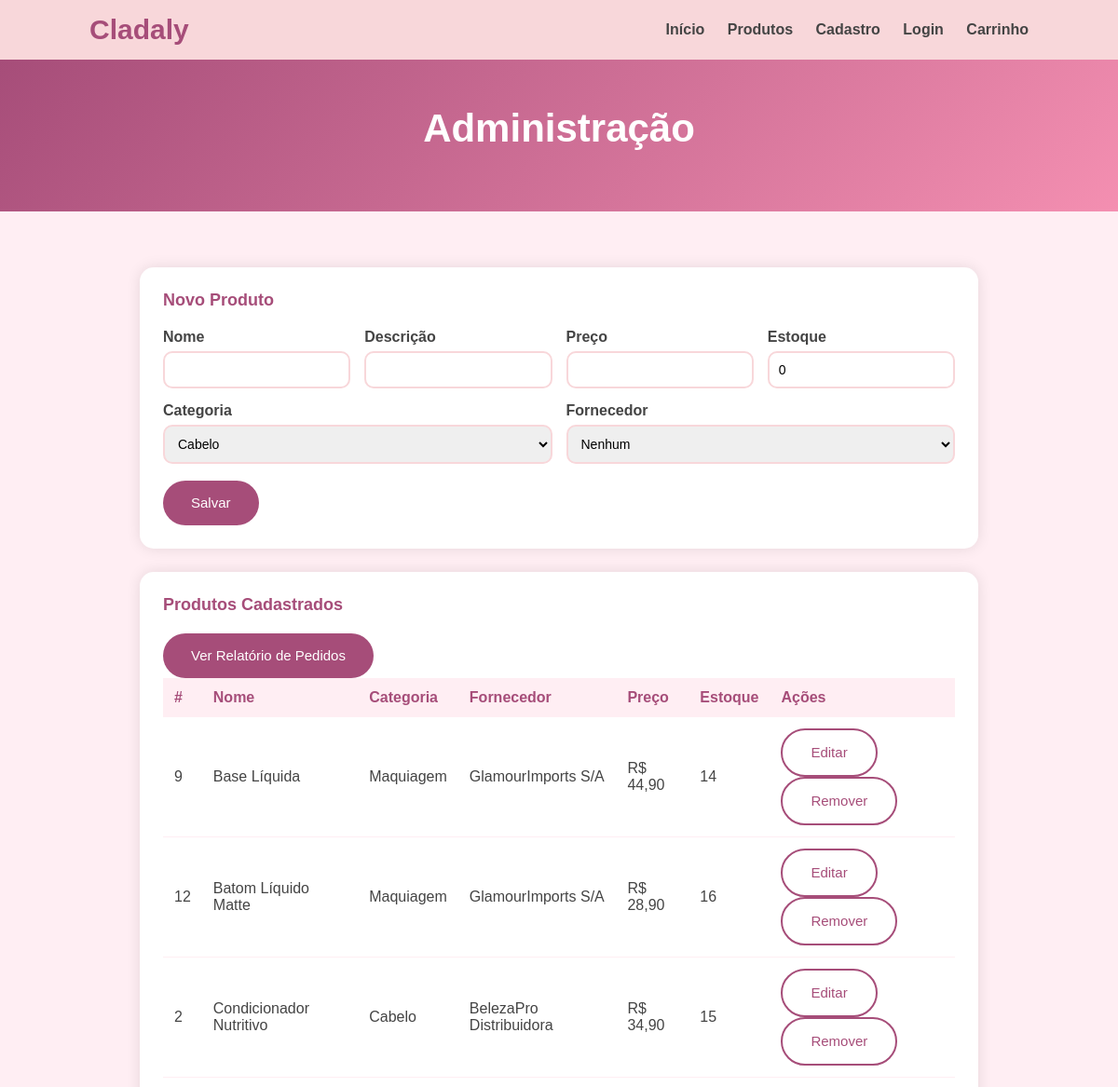
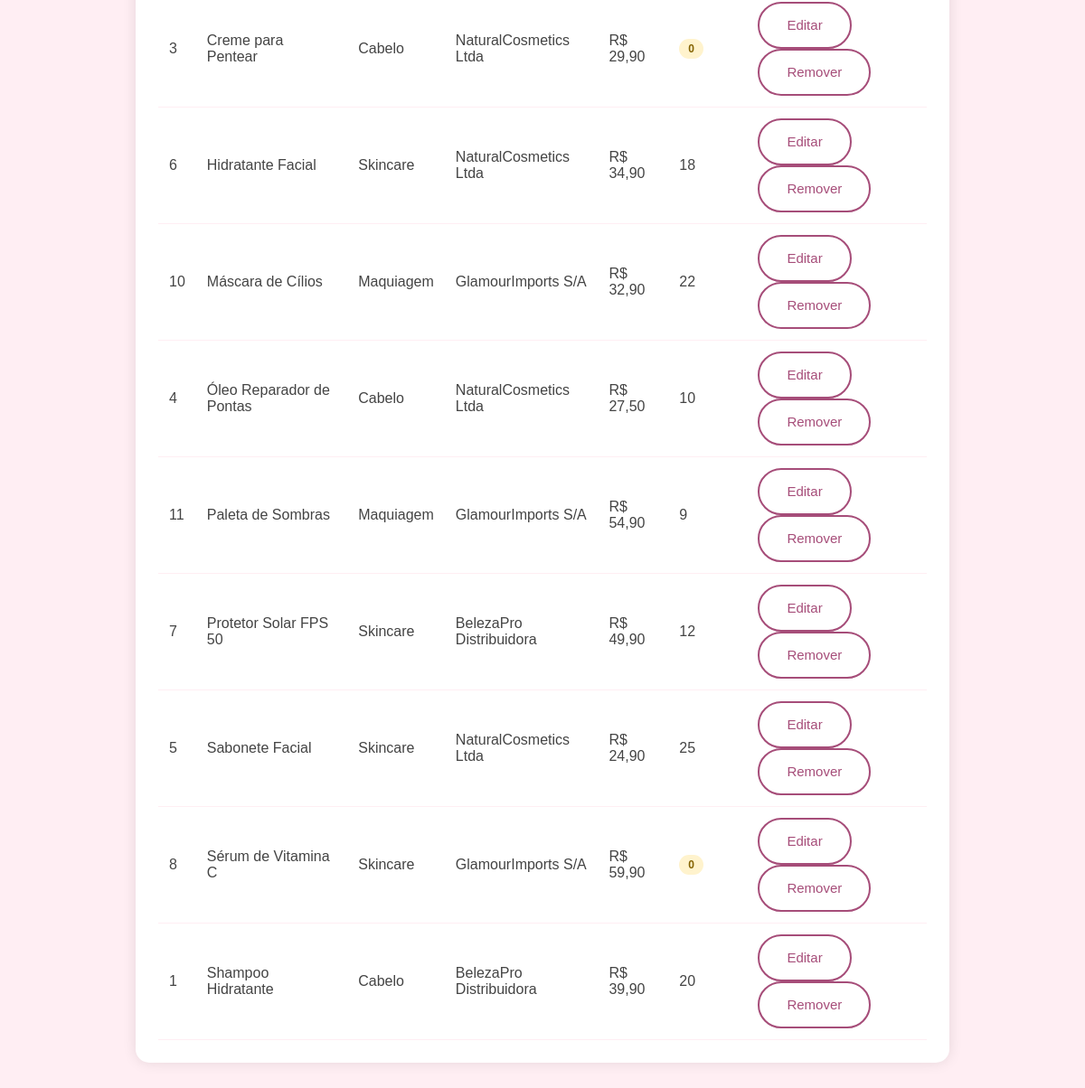
The app's page /admin.php with its own data (2 pictures, top to bottom).
### tables this page shows
CREATE TABLE IF NOT EXISTS produtos (
    id            INT AUTO_INCREMENT PRIMARY KEY,
    nome          VARCHAR(100) NOT NULL,
    descricao     VARCHAR(255) NOT NULL,
    categoria_id  INT NOT NULL,
    fornecedor_id INT,
    preco         DECIMAL(10,2) NOT NULL,
    CONSTRAINT fk_cat  FOREIGN KEY (categoria_id)  REFERENCES categorias(id)   ON DELETE RESTRICT,
    CONSTRAINT fk_forn FOREIGN KEY (fornecedor_id) REFERENCES fornecedores(id) ON DELETE SET NULL
) DEFAULT CHARSET=utf8mb4;

CREATE TABLE IF NOT EXISTS categorias (
    id   INT AUTO_INCREMENT PRIMARY KEY,
    nome VARCHAR(50) NOT NULL UNIQUE,     
    slug VARCHAR(50) NOT NULL UNIQUE     
) DEFAULT CHARSET=utf8mb4;

CREATE TABLE IF NOT EXISTS fornecedores (
    id      INT AUTO_INCREMENT PRIMARY KEY,
    nome    VARCHAR(100) NOT NULL,
    cnpj    VARCHAR(18)  NOT NULL UNIQUE,
    email   VARCHAR(100),
    telefone VARCHAR(20),
    contato VARCHAR(100)               
) DEFAULT CHARSET=utf8mb4;

CREATE TABLE IF NOT EXISTS estoque (
    id          INT AUTO_INCREMENT PRIMARY KEY,
    produto_id  INT NOT NULL UNIQUE,
    quantidade  INT NOT NULL DEFAULT 0,
    minimo      INT NOT NULL DEFAULT 5,   
    atualizado  TIMESTAMP DEFAULT CURRENT_TIMESTAMP ON UPDATE CURRENT_TIMESTAMP,
    CONSTRAINT fk_est_prod FOREIGN KEY (produto_id) REFERENCES produtos(id) ON DELETE CASCADE
) DEFAULT CHARSET=utf8mb4;

### admin.php (the view, shortened to what this page needs)
<?php
include "header.php";
$editando = "";
$categorias_res   = mysqli_query($conexao, "SELECT * FROM categorias ORDER BY nome");
$res = mysqli_query($conexao, "SELECT p.id, p.nome, p.preco, p.fornecedor_id,
    c.nome AS categoria, f.nome AS fornecedor, e.quantidade AS estoque
    FROM produtos p
    INNER JOIN categorias c ON c.id = p.categoria_id
    LEFT JOIN fornecedores f ON f.id = p.fornecedor_id
    LEFT JOIN estoque e ON e.produto_id = p.id
    ORDER BY p.nome");
?>
<div class="banner bannerprod">
<h1>
    Administração
</h1>
</div>
<section class="secao">
<div class="adminform">
<h3 class="admintitulo">
    <?php echo $editando
    ? 'Editar Produto'
    : 'Novo Produto'; ?>
</h3>
<form action="admin.php" method="POST">
<div class="admincampos">
<div class="admincampo">
    <label>Nome</label>
    <input type="text" name="nome" required value="<?php echo $editando["nome"] ?? ""; ?>">
</div>
<div class="admincampo">
    <label>Descrição</label>
    <input type="text" name="descricao" required value="<?php echo $editando["descricao"] ?? ""; ?>">
</div>
<div class="admincampo">
    <label>Preço</label>
    <input type="number" step="0.01" name="preco" required value="<?php echo $editando["preco"] ?? ""; ?>">
</div>
<div class="admincampo">
    <label>Estoque</label>
    <input type="number" name="quantidade" min="0" required value="<?php echo $editando["quantidade"] ?? "0"; ?>">
</div>
<div class="admincampo">
    <label>Categoria</label>
    <select name="categoria_id" required>
    <?php while ($c = mysqli_fetch_assoc($categorias_res)) { ?>
    <option value="<?php echo $c["id"]; ?>"
        <?php echo ($editando && $editando["categoria_id"] == $c["id"]) ? "selected" : ""; ?>>
        <?php echo $c["nome"]; ?>
    </option>
    <?php } ?>
    </select>
</div>
<div class="admincampo">
    <label>Fornecedor</label>
    <select name="fornecedor_id">
    <option value="">Nenhum</option>
    </select>
</div>
</div>
    <br>
    <button type="submit" name="salvar" class="botao">
        Salvar
    </button>
</form>
</div>
<div class="admintabela">
<div class="admintabelatopo">
    <h3 class="admintitulo">
        Produtos Cadastrados
    </h3>
    <a href="relatorio.php" class="botao">
        Ver Relatório de Pedidos
    </a>
</div>
<?php if (mysqli_num_rows($res) == 0) { ?>
    <div class="vazio">
    <p>Nenhum produto cadastrado.</p>
    </div>
<?php } else { ?>
<table class="tabela">
<thead>
<tr>
<th>#</th>
<th>Nome</th>
<th>Categoria</th>
<th>Fornecedor</th>
<th>Preço</th>
<th>Estoque</th>
<th>Ações</th>
</tr>
</thead>
<tbody>
    <?php while ($p = mysqli_fetch_assoc($res)) {
        $fornecedor = $p["fornecedor"] ?? "—";
        $estoque    = $p["estoque"] ?? 0;
    ?>
    <tr>
    <td><?php echo $p["id"]; ?></td>
    <td><?php echo $p["nome"]; ?></td>
    <td><?php echo $p["categoria"]; ?></td>
    <td><?php echo $fornecedor; ?></td>
    <td>R$ <?php echo number_format($p["preco"], 2, ",", "."); ?></td>
    <td>
    <?php if ($estoque == 0) { ?>
    <span class="badge badge-Pendente"><?php echo $estoque; ?></span>
    <?php } else { ?>
        <?php echo $estoque; ?>
    <?php } ?>
    </td>
    <td>
    <a href="admin.php?editar=<?php echo $p["id"]; ?>" class="botao botaolinha">
    Editar
    </a>
    <a href="admin.php?deletar=<?php echo $p["id"]; ?>" class="botao botaolinha"
        onclick="return confirm('Remover este produto?')">
    Remover
    </a>
    </td>
    </tr>
<?php } ?>
</tbody>
</table>
<?php } ?>
</div>
</section>
</body>
</html>

### header.php (shortened to what this page needs)
<!DOCTYPE html>
<html lang="pt-br">
<head>
    <link rel="stylesheet" href="style.css?v=<?php echo time(); ?>">
</head>
<body>
<header>
<div class="logo">
    Cladaly
</div>
<nav>
    <a href="main.php"> Início </a>
    <a href="produtos.php"> Produtos </a>
    <?php if (isset($_SESSION["clienteid"])) { ?>
    <a href="carrinho.php">
    Carrinho
    </a>
    <a href="admin.php">
    Admin
    </a>
    <span class="usuario">
        <?php echo $_SESSION["nome"]; ?>
    </span>
    <a href="logout.php" class="sair">
    Sair
    </a>
    <?php } else { ?>
    <a href="cadastro.php">Cadastro</a>
    <a href="login.php">Login</a>
    <a href="carrinho.php">Carrinho</a>
    <?php } ?>
</nav>
</header>

### style.css (style rules this page uses)
* { margin: 0; padding: 0; box-sizing: border-box; font-family: Arial, Helvetica, sans-serif; transition: none !important; animation: none !important; -webkit-tap-highlight-color: transparent; }
button, .botao, .card, a { -webkit-appearance: none; appearance: none; -webkit-tap-highlight-color: transparent; outline: none; }
body { background: #fffaf8; }
header { background: #f8d7da; display: flex; justify-content: space-between; align-items: center; padding: 15px 8%; box-shadow: 0 2px 10px rgba(0,0,0,0.1); }
.logo { font-size: 30px; font-weight: bold; color: #a64d79; }
nav a { text-decoration: none; color: #444; margin-left: 20px; font-weight: bold; }
.botao { text-decoration: none; background: #a64d79; color: white; padding: 15px 30px; border-radius: 30px; display: inline-flex; align-items: center; justify-content: center; gap: 8px; line-height: 1.2; font-size: 15px; cursor: pointer; border: none; }
.botaolinha { background: transparent; border: 2px solid #a64d79; color: #a64d79; }
.secao { padding: 60px 8%; background: #ffeef3; }
.banner { background: linear-gradient(135deg, #a64d79, #f48fb1); padding: 50px 8%; color: white; text-align: center; }
.bannerprod h1 { font-size: 42px; margin-bottom: 15px; }
.adminform, .admintabela { max-width:900px; margin:0 auto 25px; background:#fff; border-radius:15px; padding:25px; box-shadow:0 0 15px rgba(0,0,0,.1); }
.admintabela { overflow-x:auto; }
.admintitulo { display:flex; align-items:center; gap:8px; margin-bottom:20px; color:#a64d79; font-size:18px; }
.admincampos { display:flex; flex-wrap:wrap; gap:15px; }
.admincampo { flex:1; min-width:180px; }
.admincampo label { display:block; margin-bottom:6px; font-weight:bold; color:#444; }
.admincampo input, .admincampo select { width:100%; padding:10px; border:2px solid #f8d7da; border-radius:10px; font-size:14px; }
.tabela { width:100%; border-collapse:collapse; }
.tabela th { background:#ffeef3; color:#a64d79; padding:12px; text-align:left; }
.tabela td { padding:12px; border-bottom:1px solid #ffeef3; color:#444; }
.badge { display:inline-block; padding:4px 10px; border-radius:20px; font-size:12px; font-weight:bold; }
.badge-Pendente, .badge-Aguardando { background:#fff3cd; color:#856404; }

### records on screen
produtos: id "9", nome "Base Líquida", categoria.nome "Maquiagem", fornecedor.nome "GlamourImports S/A", preco "44,90", estoque.quantidade "14"
produtos: id "12", nome "Batom Líquido Matte", categoria.nome "Maquiagem", fornecedor.nome "GlamourImports S/A", preco "28,90", estoque.quantidade "16"
produtos: id "2", nome "Condicionador Nutritivo", categoria.nome "Cabelo", fornecedor.nome "BelezaPro Distribuidora", preco "34,90", estoque.quantidade "15"
produtos: id "3", nome "Creme para Pentear", categoria.nome "Cabelo", fornecedor.nome "NaturalCosmetics Ltda", preco "29,90", estoque.quantidade "0"
produtos: id "6", nome "Hidratante Facial", categoria.nome "Skincare", fornecedor.nome "NaturalCosmetics Ltda", preco "34,90", estoque.quantidade "18"
produtos: id "10", nome "Máscara de Cílios", categoria.nome "Maquiagem", fornecedor.nome "GlamourImports S/A", preco "32,90", estoque.quantidade "22"
produtos: id "4", nome "Óleo Reparador de Pontas", categoria.nome "Cabelo", fornecedor.nome "NaturalCosmetics Ltda", preco "27,50", estoque.quantidade "10"
produtos: id "11", nome "Paleta de Sombras", categoria.nome "Maquiagem", fornecedor.nome "GlamourImports S/A", preco "54,90", estoque.quantidade "9"
produtos: id "7", nome "Protetor Solar FPS 50", categoria.nome "Skincare", fornecedor.nome "BelezaPro Distribuidora", preco "49,90", estoque.quantidade "12"
produtos: id "5", nome "Sabonete Facial", categoria.nome "Skincare", fornecedor.nome "NaturalCosmetics Ltda", preco "24,90", estoque.quantidade "25"
produtos: id "8", nome "Sérum de Vitamina C", categoria.nome "Skincare", fornecedor.nome "GlamourImports S/A", preco "59,90", estoque.quantidade "0"
produtos: id "1", nome "Shampoo Hidratante", categoria.nome "Cabelo", fornecedor.nome "BelezaPro Distribuidora", preco "39,90", estoque.quantidade "20"

### other values on screen
form field categoria_id "Cabelo"
